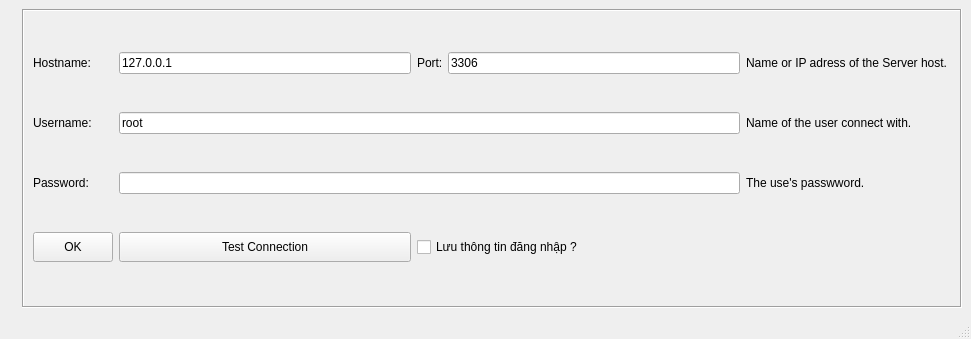
<?xml version="1.0" encoding="UTF-8"?>
<ui version="4.0">
 <class>MainWindow</class>
 <widget class="QMainWindow" name="MainWindow">
  <property name="geometry">
   <rect>
    <x>0</x>
    <y>0</y>
    <width>971</width>
    <height>339</height>
   </rect>
  </property>
  <property name="windowTitle">
   <string>MainWindow</string>
  </property>
  <widget class="QWidget" name="centralwidget">
   <layout class="QGridLayout" name="gridLayout">
    <item row="1" column="0" rowspan="2">
     <widget class="QLabel" name="label_8">
      <property name="maximumSize">
       <size>
        <width>350</width>
        <height>280</height>
       </size>
      </property>
      <property name="text">
       <string/>
      </property>
      <property name="pixmap">
       <pixmap>../module_3/assert/icon/mysql-1-1600340047538868003500-crop-160034079526453914971.webp</pixmap>
      </property>
      <property name="scaledContents">
       <bool>true</bool>
      </property>
     </widget>
    </item>
    <item row="1" column="1" rowspan="2">
     <widget class="QFrame" name="frame">
      <property name="font">
       <font>
        <pointsize>9</pointsize>
       </font>
      </property>
      <property name="frameShape">
       <enum>QFrame::Box</enum>
      </property>
      <property name="frameShadow">
       <enum>QFrame::Sunken</enum>
      </property>
      <layout class="QGridLayout" name="gridLayout_2">
       <item row="0" column="0">
        <widget class="QLabel" name="label">
         <property name="font">
          <font>
           <pointsize>9</pointsize>
          </font>
         </property>
         <property name="text">
          <string>Hostname:</string>
         </property>
        </widget>
       </item>
       <item row="0" column="3">
        <widget class="QLineEdit" name="lineEdit_port">
         <property name="font">
          <font>
           <pointsize>9</pointsize>
          </font>
         </property>
         <property name="text">
          <string>3306</string>
         </property>
        </widget>
       </item>
       <item row="1" column="1" colspan="3">
        <widget class="QLineEdit" name="lineEdit_username">
         <property name="font">
          <font>
           <pointsize>9</pointsize>
          </font>
         </property>
         <property name="text">
          <string>root</string>
         </property>
        </widget>
       </item>
       <item row="1" column="0">
        <widget class="QLabel" name="label_2">
         <property name="font">
          <font>
           <pointsize>9</pointsize>
          </font>
         </property>
         <property name="text">
          <string>Username:</string>
         </property>
        </widget>
       </item>
       <item row="2" column="0">
        <widget class="QLabel" name="label_3">
         <property name="font">
          <font>
           <pointsize>9</pointsize>
          </font>
         </property>
         <property name="text">
          <string>Password:</string>
         </property>
        </widget>
       </item>
       <item row="0" column="2">
        <widget class="QLabel" name="label_4">
         <property name="maximumSize">
          <size>
           <width>25</width>
           <height>16777215</height>
          </size>
         </property>
         <property name="font">
          <font>
           <pointsize>9</pointsize>
          </font>
         </property>
         <property name="text">
          <string>Port:</string>
         </property>
        </widget>
       </item>
       <item row="0" column="4">
        <widget class="QLabel" name="label_5">
         <property name="font">
          <font>
           <pointsize>9</pointsize>
          </font>
         </property>
         <property name="text">
          <string>Name or IP adress of the Server host. </string>
         </property>
        </widget>
       </item>
       <item row="0" column="1">
        <widget class="QLineEdit" name="lineEdit_hostname">
         <property name="font">
          <font>
           <pointsize>9</pointsize>
          </font>
         </property>
         <property name="text">
          <string>127.0.0.1</string>
         </property>
        </widget>
       </item>
       <item row="1" column="4">
        <widget class="QLabel" name="label_6">
         <property name="font">
          <font>
           <pointsize>9</pointsize>
          </font>
         </property>
         <property name="text">
          <string>Name of the user connect with.</string>
         </property>
        </widget>
       </item>
       <item row="2" column="4">
        <widget class="QLabel" name="label_7">
         <property name="font">
          <font>
           <pointsize>9</pointsize>
          </font>
         </property>
         <property name="text">
          <string>The use's passwword.</string>
         </property>
        </widget>
       </item>
       <item row="2" column="1" colspan="3">
        <widget class="QLineEdit" name="lineEdit_password">
         <property name="echoMode">
          <enum>QLineEdit::Password</enum>
         </property>
        </widget>
       </item>
       <item row="3" column="0">
        <widget class="QPushButton" name="pushButton_ok">
         <property name="minimumSize">
          <size>
           <width>0</width>
           <height>30</height>
          </size>
         </property>
         <property name="font">
          <font>
           <pointsize>9</pointsize>
          </font>
         </property>
         <property name="text">
          <string>OK</string>
         </property>
        </widget>
       </item>
       <item row="3" column="1">
        <widget class="QPushButton" name="pushButton_cancel">
         <property name="minimumSize">
          <size>
           <width>0</width>
           <height>30</height>
          </size>
         </property>
         <property name="font">
          <font>
           <pointsize>9</pointsize>
          </font>
         </property>
         <property name="text">
          <string>Test Connection</string>
         </property>
        </widget>
       </item>
       <item row="3" column="2" colspan="2">
        <widget class="QCheckBox" name="checkBox_save_infor_login">
         <property name="text">
          <string>Lưu thông tin đăng nhập ?</string>
         </property>
        </widget>
       </item>
      </layout>
     </widget>
    </item>
   </layout>
  </widget>
  <widget class="QMenuBar" name="menubar">
   <property name="geometry">
    <rect>
     <x>0</x>
     <y>0</y>
     <width>971</width>
     <height>21</height>
    </rect>
   </property>
  </widget>
  <widget class="QStatusBar" name="statusbar"/>
 </widget>
 <resources/>
 <connections/>
</ui>
